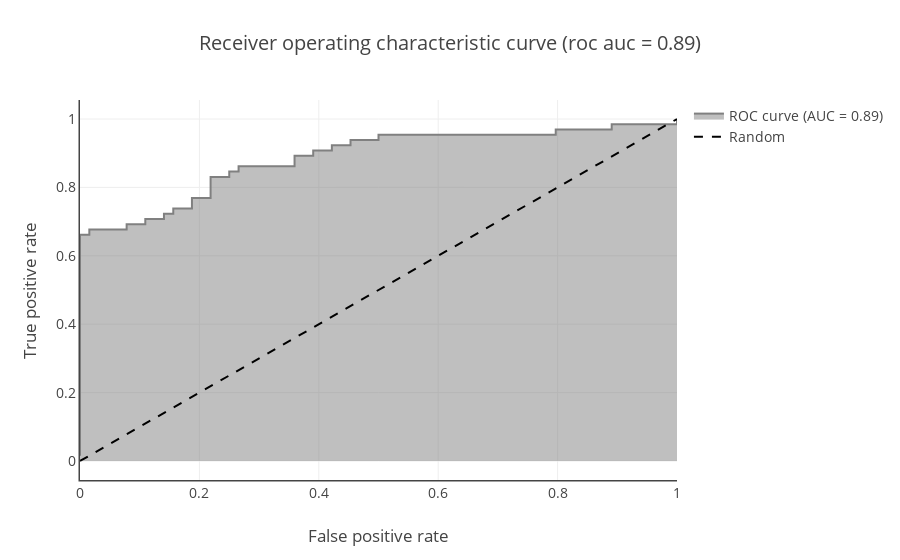

Source (notebook cell):
### Code cell
r = plot_roc_curve(y_train, cv_predict_proba[:, 1])
py.iplot(r, filename='fatigue/roc_curve')

### Figure 1 — Plotly figure (JSON) as saved in the notebook; plotly's stock layout.template omitted (floating-point values rounded to 4 significant figures)
{"data": [{"fill": "tozeroy", "line": {"color": "gray"}, "mode": "lines", "name": "ROC curve (AUC = 0.89)", "type": "scatter", "x": [0, 0, 0.01562, 0.01562, 0.07812, 0.07812, 0.1094, 0.1094, 0.1406, 0.1406, 0.1562, 0.1562, 0.1875, 0.1875, 0.2188, 0.2188, 0.25, 0.25, 0.2656, 0.2656, 0.3594, 0.3594, 0.3906, 0.3906, 0.4219, 0.4219, 0.4531, 0.4531, 0.5, 0.5, 0.7969, 0.7969, 0.8906, 0.8906, 1, 1], "y": [0.01538, 0.6615, 0.6615, 0.6769, 0.6769, 0.6923, 0.6923, 0.7077, 0.7077, 0.7231, 0.7231, 0.7385, 0.7385, 0.7692, 0.7692, 0.8308, 0.8308, 0.8462, 0.8462, 0.8615, 0.8615, 0.8923, 0.8923, 0.9077, 0.9077, 0.9231, 0.9231, 0.9385, 0.9385, 0.9538, 0.9538, 0.9692, 0.9692, 0.9846, 0.9846, 1]}, {"line": {"color": "black", "dash": "dash"}, "mode": "lines", "name": "Random", "type": "scatter", "x": [0, 1], "y": [0, 1]}], "layout": {"font": {"size": 14}, "hovermode": "closest", "title": "Receiver operating characteristic curve (roc auc = 0.89)", "xaxis": {"linewidth": 1.5, "showline": true, "title": "False positive rate"}, "yaxis": {"linewidth": 1.5, "showline": true, "title": "True positive rate", "zeroline": false}}}
